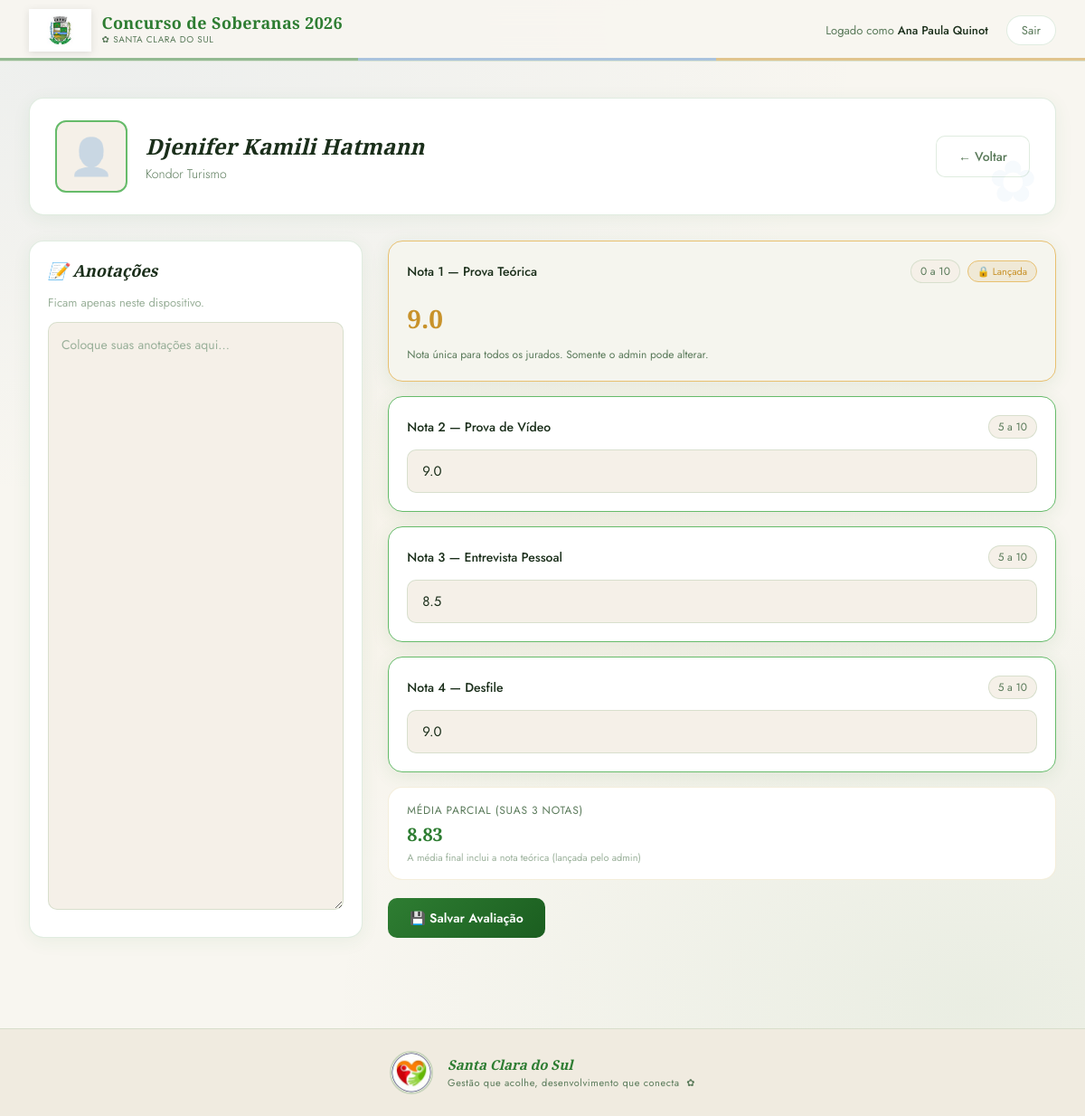
Screenshot of /candidata.php?id=4 (signed in) with the database file from the repository.
### tables this page shows
CREATE TABLE `candidatas` (
  `codcandidatas` int(11) NOT NULL,
  `nome` varchar(100) NOT NULL,
  `empresa` varchar(100) NOT NULL
);

CREATE TABLE `nota_teorica_global` (
  `candidata_id` int(11) NOT NULL,
  `nota` decimal(3,1) NOT NULL COMMENT '0 a 10, múltiplo de 0.5',
  `lancada_em` datetime NOT NULL DEFAULT current_timestamp(),
  `lancada_por` int(11) NOT NULL COMMENT 'jurado_id do admin'
);

CREATE TABLE `nota` (
  `codnota` int(11) NOT NULL,
  `jurado_id` int(11) NOT NULL,
  `candidata_id` int(11) NOT NULL,
  `nota1_teorica` decimal(3,1) DEFAULT NULL COMMENT 'Admin lança; mesmo valor para todos os jurados',
  `nota2_video` decimal(3,1) DEFAULT NULL COMMENT 'Jurado avalia (5-10)',
  `nota3_entrevista` decimal(3,1) DEFAULT NULL COMMENT 'Jurado avalia (5-10)',
  `nota4_desfile` decimal(3,1) DEFAULT NULL COMMENT 'Jurado avalia (5-10)'
);

### candidata.php (the view, shortened to what this page needs)
<?php
require "config.php";
require "foto_helper.php";
$candidata_id = (int) ($_GET["id"] ?? 0);
$stmt = $conn->prepare("SELECT * FROM candidatas WHERE codcandidatas = ?");
$stmt->bind_param("i", $candidata_id);
$stmt->execute();
$c = $stmt->get_result()->fetch_assoc();
$jurado_id = $_SESSION["id"];
$is_admin  = !empty($_SESSION["admin"]);
$ntg = $conn->query("SELECT nota FROM nota_teorica_global WHERE candidata_id = $candidata_id")->fetch_assoc();
$nota_teorica_global = $ntg ? $ntg["nota"] : null;
$stmt2 = $conn->prepare("SELECT * FROM nota WHERE jurado_id = ? AND candidata_id = ?");
$stmt2->bind_param("ii", $jurado_id, $candidata_id);
$stmt2->execute();
$nota = $stmt2->get_result()->fetch_assoc();
require "header.php";
?>
<div class="topbar">
    <a href="avaliacao.php" class="topbar-brand">
        <img class="topbar-brasao" alt="Santa Clara do Sul">
        <div class="topbar-brand-text">
            <span class="topbar-brand-title">Concurso de Soberanas 2026</span>
            <span class="topbar-brand-sub">✿ Santa Clara do Sul</span>
        </div>
    </a>
    <div class="topbar-right">
        <span class="topbar-user">Logado como <strong><?php echo htmlspecialchars($_SESSION["nome"]); ?></strong></span>
        <a href="logout.php" class="btn-logout">Sair</a>
    </div>
</div>
<div class="container">
    <div class="candidata-header">
        <div class="candidata-avatar" style="width:80px;height:80px;border-radius:12px;overflow:hidden;padding:0;">
        </div>
        <div class="candidata-info">
            <h2><?php echo htmlspecialchars($c["nome"]); ?></h2>
            <p><?php echo htmlspecialchars($c["empresa"]); ?></p>
        </div>
        <div style="margin-left:auto;">
            <a href="avaliacao.php" class="btn btn-secondary">← Voltar</a>
        </div>
    </div>
    <div class="eval-layout">
        <div class="annotation-area">
            <h3>📝 Anotações</h3>
            <p style="font-size:13px;color:var(--text-dim);margin-bottom:12px;">Ficam apenas neste dispositivo.</p>
            <textarea id="anotacoes" placeholder="Coloque suas anotações aqui..." oninput="salvarAnotacoes()"></textarea>
        </div>
        <div>
            <div class="nota-card <?php echo $nota_teorica_global !== null ? 'filled locked' : 'locked'; ?>">
                <div class="nota-header">
                    <span class="nota-title">Nota 1 — Prova Teórica</span>
                    <div style="display:flex;gap:8px;align-items:center;">
                        <span class="nota-range">0 a 10</span>
                        <?php if ($nota_teorica_global !== null): ?>
                            <span class="nota-locked-badge">🔒 Lançada</span>
                        <?php elseif ($is_admin): ?>
                            <span class="nota-locked-badge" style="background:rgba(91,143,201,0.1);color:var(--azul);border-color:var(--azul-light);">✏ Admin</span>
                        <?php else: ?>
                            <span class="nota-locked-badge">⏳ Aguardando</span>
                        <?php endif; ?>
                    </div>
                </div>
                <?php if ($is_admin && $nota_teorica_global === null): ?>
                    <form method="POST" action="salvar_teorica.php" style="display:flex;gap:10px;align-items:center;">
                        <input type="hidden" name="candidata_id" value="<?php echo $candidata_id; ?>">
                        <input type="number" name="nota_teorica" id="input-teorica" class="form-input"
                               step="0.5" min="0" max="10" placeholder="0 a 10"
                               style="max-width:160px;" required>
                        <button type="submit" class="btn btn-primary" style="padding:10px 20px;font-size:13px;">
                            📌 Lançar para todas
                        </button>
                    </form>
                    <p style="font-size:12px;color:var(--text-muted);margin-top:10px;">
                        ⚠️ Esta nota vale para <strong>todas as candidatas com o mesmo resultado</strong>.
                        Após lançar, não poderá ser alterada pelos jurados.
                    </p>
                <?php elseif ($nota_teorica_global !== null): ?>
                    <div style="font-family:'Cormorant Garamond',serif;font-size:28px;font-weight:600;color:var(--dourado);padding:8px 0;">
                        <?php echo number_format((float)$nota_teorica_global, 1); ?>
                    </div>
                    <p style="font-size:12px;color:var(--text-muted);margin-top:4px;">Nota única para todos os jurados. Somente o admin pode alterar.</p>
                <?php else: ?>
                    <p style="font-size:13px;color:var(--text-dim);padding:8px 0;">Aguardando lançamento pelo administrador.</p>
                <?php endif; ?>
            </div>
            <form method="POST" action="salvar_nota.php" id="form-notas">
                <?php
                $notas_config = [
                    ["n2", "Prova de Vídeo",     "nota2_video",     5, 10],
                    ["n3", "Entrevista Pessoal",  "nota3_entrevista",5, 10],
                    ["n4", "Desfile",             "nota4_desfile",   5, 10],
                ];
                foreach ($notas_config as $idx => [$name, $label, $col, $min, $max]):
                    $val    = $nota[$col] ?? "";
                    $filled = $val !== "" && $val !== null;
                    $num    = $idx + 2;
                ?>
                <div class="nota-card <?php echo $filled ? 'filled' : ''; ?>" id="card-<?php echo $name; ?>">
                    <div class="nota-header">
                        <span class="nota-title">Nota <?php echo $num; ?> — <?php echo $label; ?></span>
                        <span class="nota-range"><?php echo $min; ?> a <?php echo $max; ?></span>
                    </div>
                    <input
                        type="number"
                        name="<?php echo $name; ?>"
                        id="input-<?php echo $name; ?>"
                        class="form-input"
                        step="0.5"
                        min="<?php echo $min; ?>"
                        max="<?php echo $max; ?>"
                        placeholder="Ex: <?php echo $min + 2.5; ?>"
                        value="<?php echo htmlspecialchars((string)$val); ?>"
                        oninput="onNotaChange('<?php echo $name; ?>')">
                </div>
                <?php endforeach; ?>
                <div id="media-preview" style="display:none;background:var(--surface);border:1px solid rgba(201,168,76,0.2);border-radius:var(--radius);padding:16px 20px;margin-bottom:20px;">
                    <div style="font-size:12px;color:var(--text-muted);text-transform:uppercase;letter-spacing:0.06em;margin-bottom:4px;">Média Parcial (suas 3 notas)</div>
                    <div id="media-valor" class="media-badge">—</div>
                    <div style="font-size:11px;color:var(--text-dim);margin-top:4px;">A média final inclui a nota teórica (lançada pelo admin)</div>
                </div>
                <div class="flex gap-3 items-center">
                    <button type="submit" id="btn-salvar" class="btn btn-primary" disabled>
                        💾 Salvar Avaliação
                    </button>
                </div>
            </form>
        </div>
    </div>
</div>
<?php require "footer.php"; ?>

### rows the page displays
candidatas: nome "Djenifer Kamili Hatmann", empresa "Kondor Turismo"
nota_teorica_global: nota "9.0"
nota: n2 "9.0", n3 "8.5", n4 "9.0"

### other values shown
$_SESSION["nome"] "Ana Paula Quinot"
$num "2"
$label "Prova de Vídeo"
$min "5"
$max "10"
$num "3"
$label "Entrevista Pessoal"
$num "4"
$label "Desfile"
